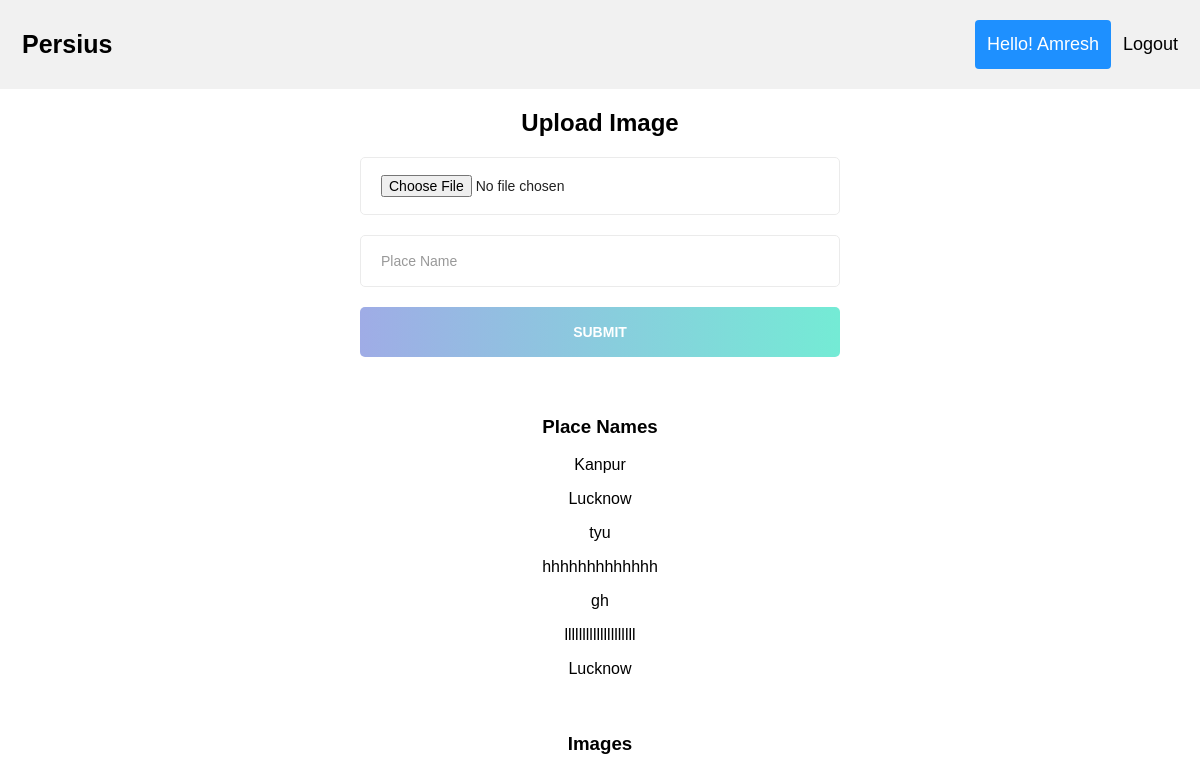
/persius/ (signed in), run on the app's committed database.
### main/models.py (models this page shows, shortened)
class NamesPlace(models.Model):
    names = models.CharField(max_length=255, default='')

### main/views.py (the view)
# urls.py: path('', views.index, name='index'),
def index(request):
    names = NamesPlace.objects.all()
    imges = ImgPlace.objects.all()
    return render(request,"home.html", {'names':names, 'imges':imges})

### main/templates/home.html (shortened to what this page needs)
<!DOCTYPE html>
<html lang="en">
<head>
    {% load static %}
    <link rel="stylesheet" type="text/css" href="{% static 'css/main.css' %}">
</head>
<body>
<div class="header">
  <a href="#default" class="logo">Persius</a>
  <div class="header-right">
      {% if user.is_authenticated %}
      <a class="active" href="#">Hello! {{user.first_name}}</a>
      <a href="logout">Logout</a>
      {% else %}
      <a href="signup">Signup</a>
      <a href="login">Login</a>
      {% endif %}
  </div>
</div>
<div class="home">
    {% if user.is_authenticated %}
    <form method="POST" id="signup-form" class="signup-form" action="image_upload" enctype="multipart/form-data">
        <h2 class="form-title">Upload Image</h2>
        <div class="form-group">
            <input type="file" class="form-input" name="image" placeholder="Image"/>
        </div>
        <div class="form-group">
            <input type="text" class="form-input" name="place_name" placeholder="Place Name"/>
        </div>
        <div class="form-group">
            <input type="submit" name="submit" id="submit" class="form-submit" value="Submit"/>
        </div>
    </form>
{% endif %}
    <div class="col-xs-4 form-group">
        <h3>Place Names</h3>
        {% for name in names %}
            <p>{{ name.names }}</p>
        {% endfor %}
    </div>
    <div class="col-xs-8 form-group">
        <h3>Images</h3>
    </div>
</div>
</body>
</html>

### main/static/css/main.css (style rules this page uses)
* { box-sizing: border-box; }
body { margin: 0; font-family: Arial, Helvetica, sans-serif; }
.header { overflow: hidden; background-color: #f1f1f1; padding: 20px 10px; }
.header a { float: left; color: black; text-align: center; padding: 12px; text-decoration: none; font-size: 18px; line-height: 25px; border-radius: 4px; }
.header a.logo { font-size: 25px; font-weight: bold; }
.header a.active { background-color: dodgerblue; color: white; }
.header-right { float: right; }
.home { text-align: center; }
.form-group { overflow: hidden; margin-bottom: 20px; }
.form-input { width: 40%; border: 1px solid #ebebeb; border-radius: 5px; -moz-border-radius: 5px; -webkit-border-radius: 5px; -o-border-radius: 5px; -ms-border-radius: 5px; padding: 17px 20px; box-sizing: border-box; font-size: 14px; font-weight: 500; color: #222; }
.form-submit { width: 40%; border-radius: 5px; -moz-border-radius: 5px; -webkit-border-radius: 5px; -o-border-radius: 5px; -ms-border-radius: 5px; padding: 17px 20px; box-sizing: border-box; font-size: 14px; font-weight: 700; color: #fff; text-transform: uppercase; border: none; background-image: -moz-linear-gradient(to left, #74ebd5, #9face6); background-image: -ms-linear-gradient(to left, #74ebd5, #9face6); background-image: -o-linear-gradient(to left, #74ebd5, #9face6); background-image: -webkit-linear-gradient(to left, #74ebd5, #9face6); background-image: linear-gradient(to left, #74ebd5, #9face6); }

### data on the page
NamesPlace: names "Kanpur"
NamesPlace: names "Lucknow"
NamesPlace: names "tyu"
NamesPlace: names "hhhhhhhhhhhhh"
NamesPlace: names "gh"
NamesPlace: names "llllllllllllllllllll"
NamesPlace: names "Lucknow"

### other printed values
{{ user.first_name }} "Amresh"
